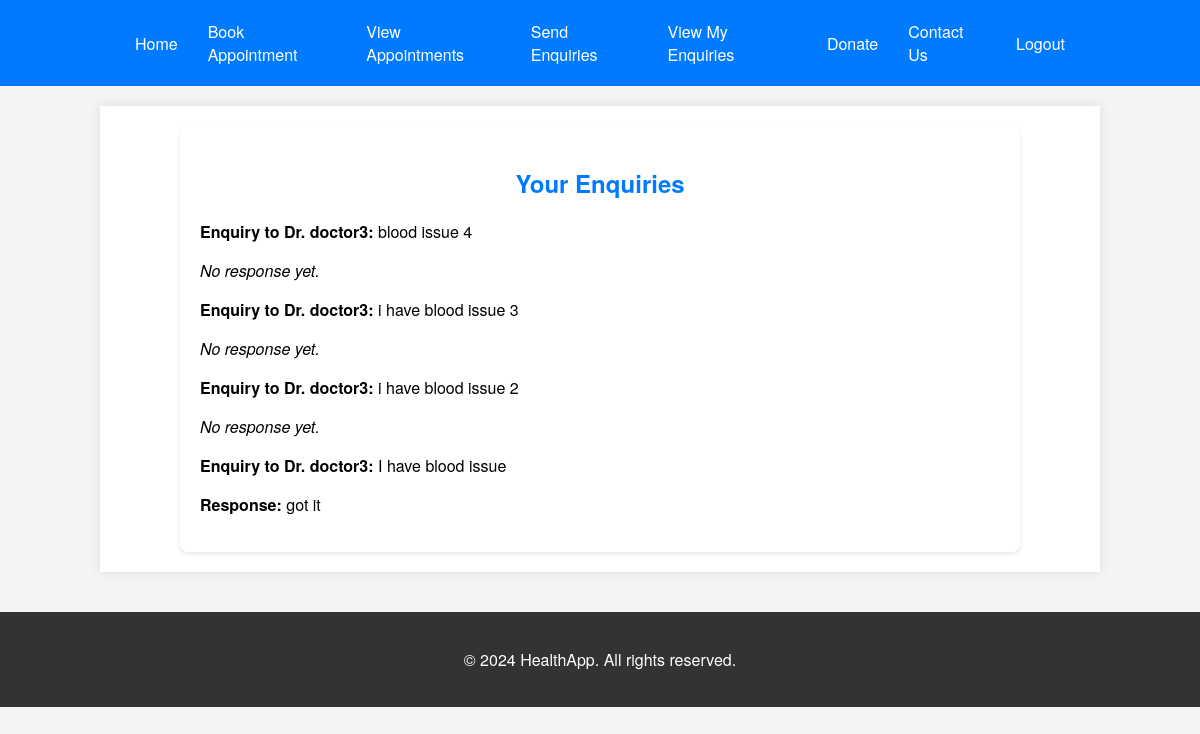
Page /patient-enquiries/ (signed in) on the committed database.
### main/models.py (models this page shows, shortened)
class Enquiry(models.Model):
    patient = models.ForeignKey(User, on_delete=models.CASCADE, related_name='patient_enquiries')
    doctor = models.ForeignKey(User, on_delete=models.CASCADE, related_name='doctor_enquiries')
    message = models.TextField()
    response = models.TextField(blank=True, null=True)
    created_at = models.DateTimeField(auto_now_add=True)
    responded_at = models.DateTimeField(null=True, blank=True)

### main/views.py (the view)
# urls.py: path('patient-enquiries/', patient_enquiries, name='patient_enquiries'),
@login_required
def patient_enquiries(request):
    if request.user.userprofile.is_doctor:
        return redirect('home')  # Redirect doctors to a home page
    user_enquiries = Enquiry.objects.filter(patient=request.user).order_by('-created_at')
    return render(request, 'main/patient_enquiries.html', {'enquiries': user_enquiries})

### main/templates/main/patient_enquiries.html
{% extends 'main/base.html' %}
{% block content %}
    <div class="enquiries-container">
        <h2 class="enquiries-title">Your Enquiries</h2>
        {% for enquiry in enquiries %}
            <div class="enquiry-item">
                <p><strong>Enquiry to Dr. {{ enquiry.doctor.username }}:</strong> {{ enquiry.message }}</p>
                {% if enquiry.response %}
                    <p><strong>Response:</strong> {{ enquiry.response }}</p>
                {% else %}
                    <p class="no-response"><em>No response yet.</em></p>
                {% endif %}
            </div>
        {% empty %}
            <p class="no-enquiries">You have not made any enquiries.</p>
        {% endfor %}
    </div>
{% endblock %}

### main/templates/main/base.html
{% load static %}
<!DOCTYPE html>
<html lang="en">
<head>
    <link rel="stylesheet" href="{% static 'main/styles.css' %}">
</head>
<body>
    <header>
        <nav>
            <a href="{% url 'home' %}">Home</a>
            {% if user.is_authenticated %}
                {% if user.userprofile.is_doctor %}
                    <a href="{% url 'doctor_appointments' %}">View My Appointments</a>
                    <a href="{% url 'view_enquiries' %}">View Enquiries</a>
                {% else %}
                    <a href="{% url 'book_appointment' %}">Book Appointment</a>
                    <a href="{% url 'appointments_view' %}">View Appointments</a>
                    <a href="{% url 'send_enquiry' %}">Send Enquiries</a>
                    <a href="{% url 'patient_enquiries' %}">View My Enquiries</a>
                {% endif %}
                <a href="{% url 'donate' %}">Donate</a>
                <a href="{% url 'contact_us' %}">Contact Us</a>
                <a href="{% url 'logout' %}">Logout</a>
            {% else %}
                <a href="{% url 'login' %}">Login</a>
                <a href="{% url 'register' %}">Register</a>
            {% endif %}
        </nav>
    </header>
    <main>
        {% block content %}
        {% endblock %}
    </main>
    <footer>
        <p>© 2024 HealthApp. All rights reserved.</p>
    </footer>
</body>
</html>

### main/static/main/styles.css (style rules this page uses)
body { margin: 0; padding: 0; font-family: 'Helvetica Neue', Helvetica, Arial, sans-serif; background-color: #f4f4f4; }
header { background-color: #007bff; color: #ffffff; padding: 10px 0; }
header nav { width: 80%; margin: 0 auto; display: flex; justify-content: space-between; align-items: center; }
nav a { color: #ffffff; padding: 10px 15px; text-decoration: none; transition: background-color 0.3s ease; }
main { margin-top: 20px; width: 80%; margin-left: auto; margin-right: auto; padding: 20px; background-color: #ffffff; box-shadow: 0 0 10px rgba(0, 0, 0, 0.1); }
footer { background-color: #333; color: #fff; text-align: center; padding: 20px 0; margin-top: 40px; }
.enquiries-container { max-width: 800px; margin: 0 auto; padding: 20px; background-color: #fff; box-shadow: 0 2px 4px rgba(0, 0, 0, 0.1); border-radius: 8px; }
.enquiries-title { color: #007bff; text-align: center; margin-bottom: 20px; }
.enquiry-item:last-child { border-bottom: none; }

### rows in the picture
Enquiry: doctor.username "doctor3", message "blood issue 4", shows "No response yet."
Enquiry: doctor.username "doctor3", message "i have blood issue 3", shows "No response yet."
Enquiry: doctor.username "doctor3", message "i have blood issue 2", shows "No response yet."
Enquiry: doctor.username "doctor3", message "I have blood issue", response "got it"
